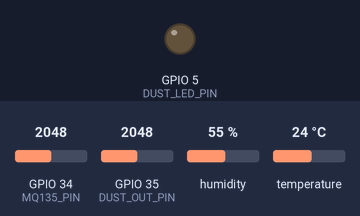
The sketch below on a simulated ESP32. Parts: output pins drawn as LEDs (lit = HIGH). The inputs (shaded band) are chosen by the test bench; at power-on: GPIO 34 (MQ135_PIN) = 2048, GPIO 35 (DUST_OUT_PIN) = 2048, humidity 55 %, temperature 24 °C. WiFi joins after 1.5 s; servers stay silent unless stated; uploads are accepted with an empty reply; what the sketch prints to the serial monitor is not drawn.

Above: at 1.1 s.
At 3.1 s:
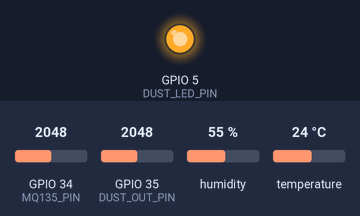
Timing chart, 0 to 4.6 s (numbered marks = the images above):
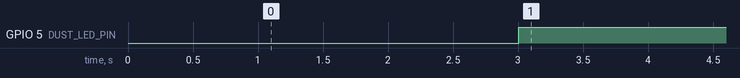

The sketch:

esp32_sensor.ino
```cpp
#include <DHT.h>
#include <HTTPClient.h>
#include <WiFi.h>

// --- WiFi Settings ---
const char *ssid = "YOUR_WIFI_SSID";
const char *password = "YOUR_WIFI_PASSWORD";

// --- Server Settings ---
// Replace with the IP address of the computer running your Node.js server
const char *serverUrl = "http://192.168.1.100:3000/api/data";

// --- Sensor Pins ---
#define DHTPIN 4
#define DHTTYPE DHT22
DHT dht(DHTPIN, DHTTYPE);

#define MQ135_PIN 34    // Analog pin for gas sensor
#define DUST_LED_PIN 5  // Digital pin for dust sensor LED
#define DUST_OUT_PIN 35 // Analog pin for dust sensor output

// --- Timing ---
unsigned long lastPostTime = 0;
const unsigned long postInterval = 3000; // Post every 3 seconds

void setup() {
  Serial.begin(115200);
  delay(1000);

  // Initialize sensors
  dht.begin();
  pinMode(DUST_LED_PIN, OUTPUT);
  pinMode(MQ135_PIN, INPUT);
  pinMode(DUST_OUT_PIN, INPUT);

  // Connect to WiFi
  Serial.println();
  Serial.print("Connecting to WiFi: ");
  Serial.println(ssid);
  WiFi.begin(ssid, password);

  while (WiFi.status() != WL_CONNECTED) {
    delay(500);
    Serial.print(".");
  }

  Serial.println("");
  Serial.println("WiFi connected");
  Serial.print("IP address: ");
  Serial.println(WiFi.localIP());
}

void loop() {
  if (millis() - lastPostTime >= postInterval) {
    lastPostTime = millis();

    // 1. Read DHT22 (Temperature and Humidity)
    float humidity = dht.readHumidity();
    float temperature = dht.readTemperature();

    // Check if DHT read failed
    if (isnan(humidity) || isnan(temperature)) {
      Serial.println("Failed to read from DHT sensor!");
      temperature = 0;
      humidity = 0;
    }

    // 2. Read MQ-135 (Gas)
    int rawGas = analogRead(MQ135_PIN);
    // Simple scaling for demo purposes (actual PPM needs calibration curve)
    float gasPPM = map(rawGas, 0, 4095, 200, 1000);

    // 3. Read Dust Sensor (GP2Y1010AU0F)
    digitalWrite(DUST_LED_PIN, LOW);        // Turn on IR LED
    delayMicroseconds(280);                 // Wait 0.28ms
    int rawDust = analogRead(DUST_OUT_PIN); // Read analog value
    delayMicroseconds(40);                  // Wait 0.04ms
    digitalWrite(DUST_LED_PIN, HIGH);       // Turn off IR LED
    delayMicroseconds(9680);                // Wait for remainder of 10ms cycle

    // Convert to dust density (ug/m3) - approximation
    float calcVoltage = rawDust * (3.3 / 4095.0);
    float dustDensity = 0.17 * calcVoltage - 0.1;
    if (dustDensity < 0)
      dustDensity = 0;
    dustDensity *= 1000; // Convert mg/m3 to ug/m3

    // 4. Print values to Serial Monitor
    Serial.printf("Temp: %.1fC | Hum: %.1f%% | Gas: %.0f | Dust: %.0f\n",
                  temperature, humidity, gasPPM, dustDensity);

    // 5. Send POST request if WiFi is connected
    if (WiFi.status() == WL_CONNECTED) {
      HTTPClient http;
      http.begin(serverUrl);
      http.addHeader("Content-Type", "application/json");

      // Construct JSON payload
      String jsonPayload = "{";
      jsonPayload += "\"temperature\":" + String(temperature, 1) + ",";
      jsonPayload += "\"humidity\":" + String(humidity, 1) + ",";
      jsonPayload += "\"gas\":" + String(gasPPM, 0) + ",";
      jsonPayload += "\"dust\":" + String(dustDensity, 0);
      jsonPayload += "}";

      // Send Request
      int httpResponseCode = http.POST(jsonPayload);

      if (httpResponseCode > 0) {
        Serial.printf("HTTP POST Success: %d\n", httpResponseCode);
      } else {
        Serial.printf("HTTP POST Error: %s\n",
                      http.errorToString(httpResponseCode).c_str());
      }
      http.end();
    } else {
      Serial.println("WiFi Disconnected. Reconnecting...");
      WiFi.reconnect();
    }
  }
}
```

Measured:
- by itself, GPIO 5 (DUST_LED_PIN): LOW → HIGH at 3.0 s
